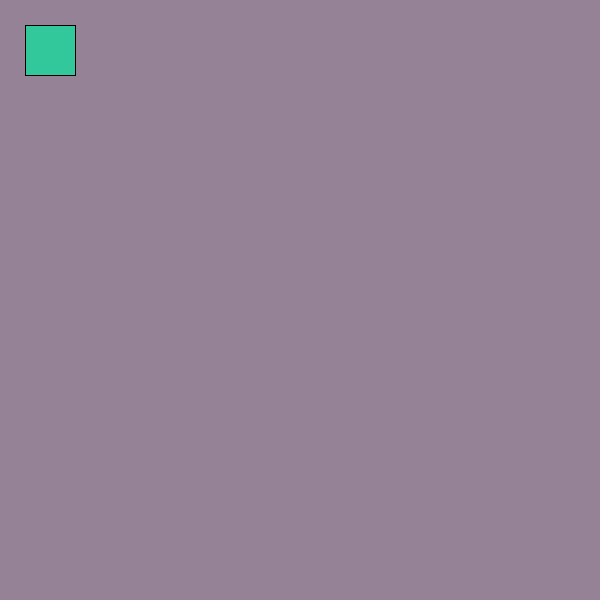
Frame 1 (no input)
Frame 60 (the mouse pressed at the canvas centre just before this capture): identical to frame 1, image omitted
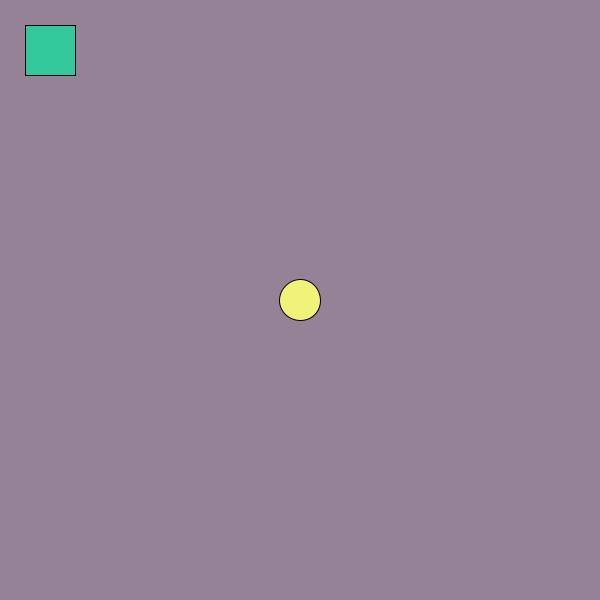
Frame 120 (the mouse held since frame 60 and released just before this capture)

The Processing sketch that drew these frames (run headless with seeded random() and noise(); from frame 60 on, the mouse is pressed at the canvas centre):

// Processing sketch: Teleport_test
// ── Teleport_test.pde
Player player;

boolean wPressed, sPressed, aPressed, dPressed;
boolean mouseButtonClik;
float runTime;

void setup() {
  size(600,600);
  background(150, 130, 150);

  rectMode(CENTER);

  player = new Player(50, 50, 5, 5, 50);
  
  runTime = millis();
}
void draw() {
  background(150, 130, 150);
  player.update();
  player.teleport();
}

void keyPressed() {
  if (key == 'w' || key == 'W') {
    wPressed = true;
  }
  if (key == 's' || key == 'S') {
    sPressed = true;
  }
  if (key == 'a' || key == 'A') {
    aPressed = true;
  }
  if (key == 'd' || key == 'D') {
    dPressed = true;
  }
}

void keyReleased() {
  if (key == 'w' || key == 'W') {
    wPressed = false;
  }
  if (key == 's' || key == 'S') {
    sPressed = false;
  }
  if (key == 'a' || key == 'A') {
    aPressed = false;
  }
  if (key == 'd' || key == 'D') {
    dPressed = false;
  }
}

void mousePressed() {
  mouseButtonClik = true;
}
void mouseReleased() {
  mouseButtonClik = false;
}


  

// ── Player.pde
class Player {
  float xpos, ypos;
  float xSpeed, ySpeed;
  float playerSize;
  float teleportDestinationX, teleportDestinationY;

  int teleportStartTime;
  int teleportCircleSize;

  boolean teleporting;



  Player (float _xpos, float _ypos, float _xSpeed, float _ySpeed, float _playerSize) {
    xpos = _xpos;
    ypos = _ypos;

    xSpeed = _xSpeed;
    ySpeed = _ySpeed;

    playerSize = _playerSize;

    teleportCircleSize = 100;

    teleporting = false;

    teleportDestinationX = 0;
    teleportDestinationY = 0;
  }



  void wallCollision() {
    if (xpos > width - playerSize/2) { // Wall collision to the Right
      xpos = width - playerSize/2 - 1 ;
    } else if (xpos < 0 + playerSize/2) { // Wall collision to the Left
      xpos = 0 + playerSize/2;
    }
    if (ypos > height - playerSize/2) { // Wall collision at the Bottom
      ypos = height - playerSize/2 - 1;
    } else if (ypos < 0 + playerSize/2) { // Wall collision at the top
      ypos = 0 + playerSize/2;
    }
  }

  void move() {

    float moveFactor = 1;

    if ((wPressed || sPressed) && (aPressed || dPressed)) { // If moving diagnoly
      moveFactor = 1 / sqrt(2);
    }



    if (wPressed) ypos -= ySpeed * moveFactor; // Moving Up
    if (sPressed) ypos += ySpeed * moveFactor; // Moving Down
    if (aPressed) xpos -= xSpeed * moveFactor; // Moving Left
    if (dPressed) xpos += xSpeed * moveFactor; // Moving Right

    wallCollision();
  }

  void update() {
    move();
    display();
  }

  void display() {
    pushMatrix();

    translate(xpos, ypos);
    fill (50, 200, 155); // Player Color
    rect(0, 0, playerSize, playerSize);

    popMatrix();
  }

  void teleport() {
    if (mouseButtonClik) {
      teleportStartTime = millis();

      teleporting = true;

      teleportDestinationX = mouseX;
      teleportDestinationY = mouseY;
     
    }
     if (teleporting) {
      
        fill(#F0F27A);
        ellipse(teleportDestinationX, teleportDestinationY, teleportCircleSize, teleportCircleSize);
        teleportCircleSize -=1;
      }
    if (millis() - teleportStartTime > 1000 & teleporting == true) {
      xpos = teleportDestinationX;
      ypos = teleportDestinationY;
      teleporting = false;
      teleportCircleSize = 100;
     
    }


    //text("Coordinates for teleportation:"  tempMouseX "," tempMouseY, 100, 200);

    println("Teleport Start Time", teleportStartTime);
    println("Teleport delay", millis() - teleportStartTime);
    println("Teleporting", mouseButtonClik);
  }
}
